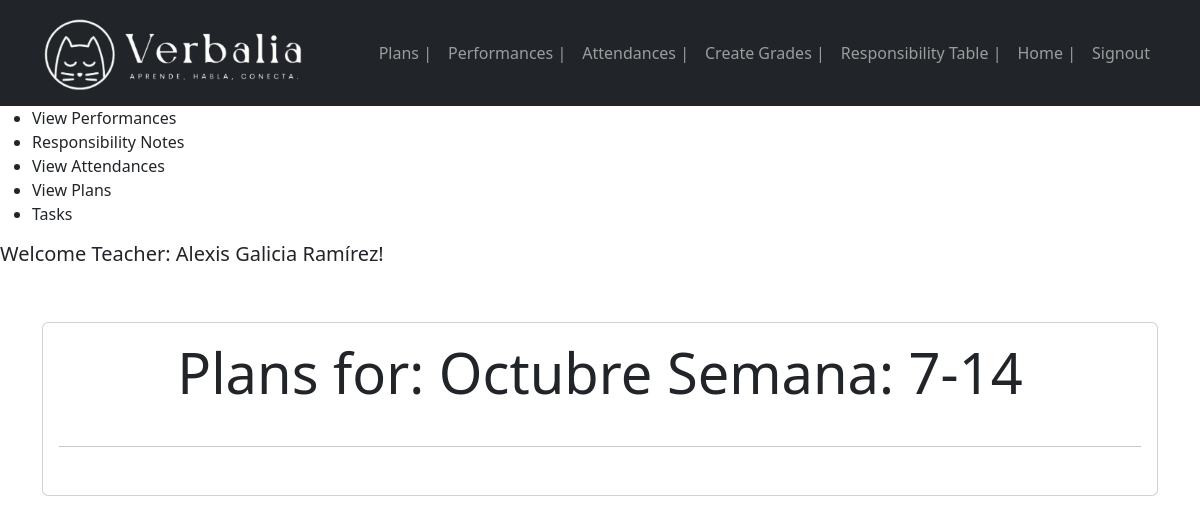
The page /plans_for_week/Octubre Semana: 7-14/ (signed in) on the database as committed earlier.
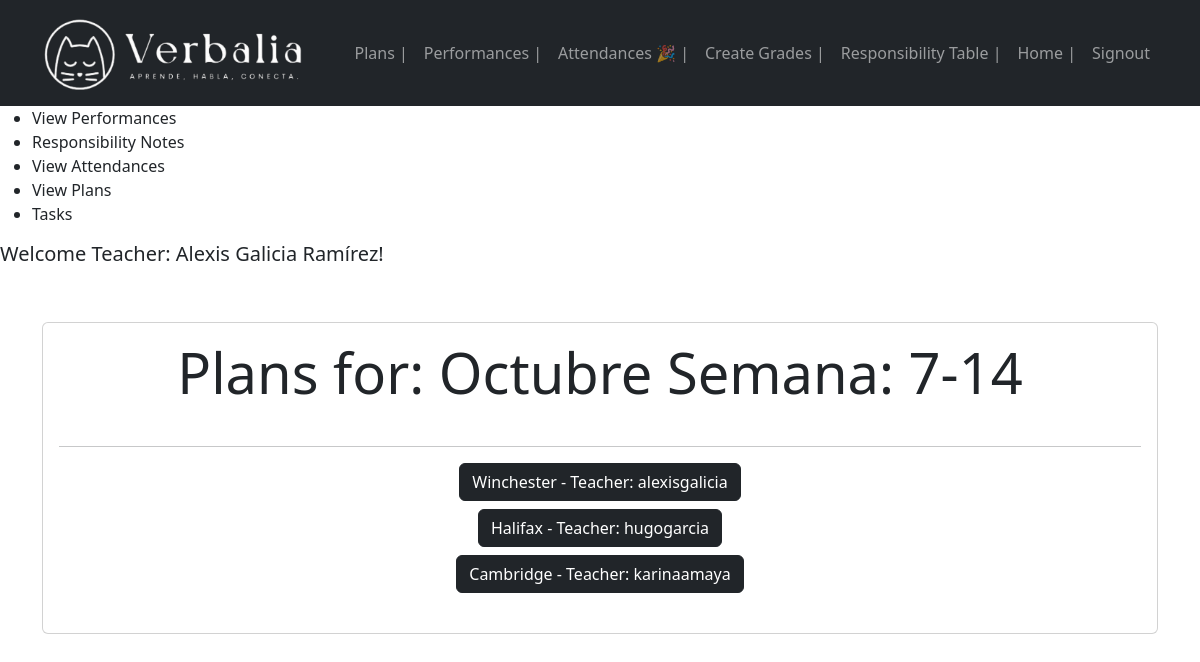
The same page on the database as committed later.
### boletas/models.py (models this page shows, shortened)
class Plan(models.Model):
    DAY_CHOICES = [
        ('Monday','Monday'),
        ('Tuesday','Tuesday'),
        ('Wednesday','Wednesday'),
        ('Thursday','Thursday'),
        ('Friday','Friday')
    ]
    day = models.CharField(
        max_length=10,
        choices=DAY_CHOICES,
        null=True,
        blank=True
    )
    topic = models.CharField(max_length=50, null=True, blank=True)
    unit = models.CharField(max_length=50, null=True, blank=True)
    clase = models.CharField(max_length=50, null=True, blank=True)
    semana = models.CharField(max_length=50, null=True, blank=True)
    activities = models.TextField(max_length=500, null=True, blank=True)
    book_pages = models.TextField(max_length=100, null=True, blank=True)
    resources = models.TextField(max_length=500, null=True, blank=True)
    expected_learning = models.TextField(max_length=500, null=True, blank=True)
    group = models.ForeignKey(Group, on_delete=models.CASCADE, null=True, blank=True)
    creation_date = models.DateTimeField(auto_now_add=True)
    user = models.ForeignKey(User, on_delete=models.SET_NULL, null=True, blank=True, editable=False)
    last_modified_date = models.DateTimeField(auto_now=True)
    is_submitted = models.BooleanField(default=False)
    week_number = models.PositiveIntegerField(null=True, blank=True)
    week_start = models.DateField(null=True)
    week_end = models.DateField(null=True)
    student_data = models.JSONField(blank=True, null=True)
    creation_week = models.CharField(max_length=50, null=True)
    @staticmethod
    def get_start_week_date(today=None):
        if not today:
            today = datetime.now()
        if today.weekday() == 5 and today.time() > time(17,1):
            return datetime.combine(today.date(), time(17, 1))
        else:
            last_saturday = today - timedelta(days=(today.weekday() - 5) % 7, hours=today.hour, minutes=today.minute, seconds=today.second, microseconds=today.microsecond)
            return datetime.combine(last_saturday, time(17, 1))
    @staticmethod
    def get_end_week_date(today=None):
        if not today:
            today = datetime.now()
        start_week_date = Plan.get_start_week_date(today)
        return start_week_date + timedelta(days=7)- timedelta(minutes=1)

class Group(models.Model):
    name = models.CharField(max_length=50)
    level = models.CharField(max_length=50)
    schedule = models.CharField(max_length=50)
    user = models.ForeignKey(User, on_delete=models.SET_NULL, null=True, blank=True, editable=True)
    def has_assignment_this_week(self):
        start_of_week = Attendance.get_start_week_date()
        end_of_week = Attendance.get_end_week_date()
        assignments_this_week = self.attendance_set.filter(creation_date__gte=start_of_week, creation_date__lte=end_of_week)
        return assignments_this_week.exists()
    def has_plan_this_week(self):
        start_of_week = Plan.get_start_week_date()  # Asumiendo que Plan tiene un método similar
        end_of_week = Plan.get_end_week_date()      # Asumiendo que Plan tiene un método similar
        plans_this_week = self.plan_set.filter(creation_date__gte=start_of_week, creation_date__lte=end_of_week)
        return plans_this_week.exists()
    def has_performance_this_week(self):
        start_of_week = Performance.get_start_week_date()  # Asumiendo que Performance tiene un método similar
        end_of_week = Performance.get_end_week_date()      # Asumiendo que Performance tiene un método similar
        performances_this_week = self.performance_set.filter(creation_date__gte=start_of_week, creation_date__lte=end_of_week)
        return performances_this_week.exists()

### boletas/views.py (the view)
# urls.py: path('plans_for_week/<str:week>/', views.plans_for_week, name='plans_for_week'),
def plans_for_week(request, week):
    weekly_plans = Plan.objects.filter(creation_week=week)
    return render(request, 'plans_for_week.html', {
        'weekly_plans':weekly_plans,
        'week':week
    })

### boletas/context_processors.py (called while the page is built)
def assignment_check(request):
    if request.user.is_authenticated:
        todos_los_grupos = Group.objects.filter(user=request.user)
        todos_completados = all([group.has_assignment_this_week() for group in todos_los_grupos])
    else:
        todos_completados = False
    return {'todos_completados':todos_completados}

def plan_check(request):
    if request.user.is_authenticated:
        todos_los_grupos = Group.objects.filter(user=request.user)
        plans_completados = all([group.has_plan_this_week() for group in todos_los_grupos])
    else:
        plans_completados = False
    return {'plans_completados':plans_completados}

def performance_check(request):
    if request.user.is_authenticated:
        todos_los_grupos = Group.objects.filter(user=request.user)
        performances_completados = all([group.has_performance_this_week() for group in todos_los_grupos])
    else:
        performances_completados = False
    return {'performances_completados':performances_completados}

### boletas/templates/plans_for_week.html
{% extends 'base.html' %}
{% block content %}
<main class="container py-5">
    <section class="card card-body">
        <h1 class="display-4 text-center mb-4">Plans for: {{ week }}</h1>
        <hr>
        <ul class="list-unstyled text-center">
            {% for plan in weekly_plans %}
                <li class="mb-2">
                    <a href="{% url 'plan_detail' plan.id %}" class="btn btn-dark">
                        {{ plan.group.name }} - Teacher: {{ plan.user }}
                    </a>
                </li>
            {% endfor %}
        </ul>
    </section>
</main>
{% endblock %}

### boletas/templates/base.html (shortened to what this page needs)
<!DOCTYPE html>
{% load static %}
<html lang="en">
<head>
    <link rel="stylesheet" href="https://cdn.jsdelivr.net/npm/bootstrap@5.3.2/dist/css/bootstrap.min.css">
</head>
<body>
    <nav class="navbar navbar-expand-lg bg-dark navbar-dark">
        <div class="container">
            <a class="navbar-brand" href="#"><img src="{% static 'LOGONUEVO2.png' %}" alt="Verbalia Logo" height="80" width="auto"></a>
            <div class="collapse navbar-collapse" id="navbarNav">
                <ul class="navbar-nav ms-auto">
                {% if user.is_authenticated %}
                <li class="nav-item">
                    <a href="/inicio_plan" class="nav-link">
                        Plans {% if plans_completados %}🎉{% endif %} |
                    </a>
                </li>
                <li class="nav-item">
                    <a href="/inicio_performance" class="nav-link">
                        Performances {% if performances_completados %}🎉{% endif %} |
                    </a>
                </li>
                <li class="nav-item">
                    <a href="/inicio_attendance" class="nav-link">
                        Attendances {% if todos_completados %}🎉{% endif %} |
                    </a>
                </li>
                <li class="nav-item">
                    <a href="/grades" class="nav-link">Create Grades |</a>
                </li>
                <li class="nav-item">
                    <a href="/responsibility_table" class="nav-link">Responsibility Table |</a>
                </li>
                <li class="nav-item">
                    <a href="/" class="nav-link">Home |</a>
                </li>
                <li class="nav-item">
                    <a href="/signout" class="nav-link">Signout</a>
                </li>
                {% endif %}
                </ul>
            </div>
        </div>
    </nav>
    <nav>
        <ul>
                {% if user.is_authenticated %}
                    {% if user.username == "mireyaramirez" or user.username == "alexisgalicia" or user.username == 'alineramirez' or user.username == "gabrielpeña" %}
                    <li class="nav-item">
                        <a href="/view_performances" class="nav-link">View Performances</a>
                    </li>
                    <li class="nav-item">
                        <a href="/edit_responsibility_notes" class="nav-link">Responsibility Notes</a>
                    </li>
                    <li class="nav-item">
                        <a href="/view_attendances" class="nav-link">View Attendances</a>
                    </li>
                    <li class="nav-item">
                        <a href="/view_plans" class="nav-link">View Plans</a>
                    </li>
                    <li class="nav-item">
                        <a href="/tasks" class="nav-link">Tasks</a>
                    </li>
                    {% endif %}
                {% endif %}
        </ul>
    </nav>
    {% if user.is_authenticated %}
    <h5> Welcome Teacher: {{ user.first_name }} {{ user.last_name }}!
    </h5>
    {% endif %}
    {% block content %}
    {% endblock %}
</body>
</html>

Rows that differ between the two databases and show on the page:
added Plan: group.name "Winchester", user "alexisgalicia"
added Plan: group.name "Halifax", user "hugogarcia"
added Plan: group.name "Cambridge", user "karinaamaya"
